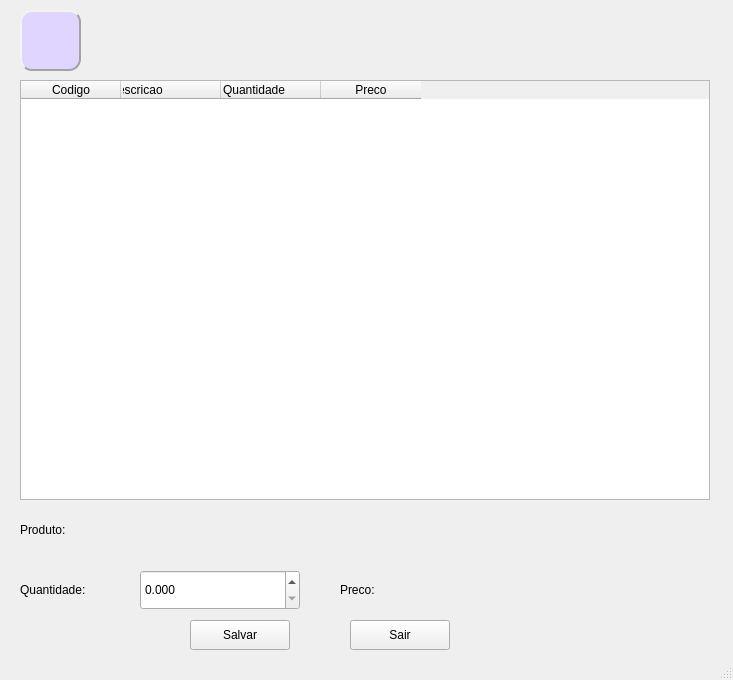
<?xml version="1.0" encoding="UTF-8"?>
<ui version="4.0">
 <class>MainWindow</class>
 <widget class="QMainWindow" name="MainWindow">
  <property name="geometry">
   <rect>
    <x>0</x>
    <y>0</y>
    <width>733</width>
    <height>680</height>
   </rect>
  </property>
  <property name="windowTitle">
   <string>MainWindow</string>
  </property>
  <property name="styleSheet">
   <string notr="true"/>
  </property>
  <widget class="QWidget" name="centralwidget">
   <widget class="QTableWidget" name="tableWidget">
    <property name="geometry">
     <rect>
      <x>20</x>
      <y>80</y>
      <width>690</width>
      <height>420</height>
     </rect>
    </property>
    <property name="styleSheet">
     <string notr="true">font: 700 13pt &quot;Courier&quot;;</string>
    </property>
    <attribute name="horizontalHeaderVisible">
     <bool>true</bool>
    </attribute>
    <attribute name="horizontalHeaderCascadingSectionResizes">
     <bool>false</bool>
    </attribute>
    <attribute name="verticalHeaderCascadingSectionResizes">
     <bool>true</bool>
    </attribute>
    <column>
     <property name="text">
      <string notr="true">Codigo</string>
     </property>
    </column>
    <column>
     <property name="text">
      <string>Descricao                     </string>
     </property>
    </column>
    <column>
     <property name="text">
      <string>Quantidade</string>
     </property>
     <property name="textAlignment">
      <set>AlignLeading|AlignVCenter</set>
     </property>
    </column>
    <column>
     <property name="text">
      <string>Preco</string>
     </property>
    </column>
   </widget>
   <widget class="QPushButton" name="bt_salvar">
    <property name="geometry">
     <rect>
      <x>190</x>
      <y>620</y>
      <width>100</width>
      <height>30</height>
     </rect>
    </property>
    <property name="styleSheet">
     <string notr="true"/>
    </property>
    <property name="text">
     <string>Salvar</string>
    </property>
   </widget>
   <widget class="QPushButton" name="bt_sair">
    <property name="geometry">
     <rect>
      <x>350</x>
      <y>620</y>
      <width>100</width>
      <height>30</height>
     </rect>
    </property>
    <property name="styleSheet">
     <string notr="true"/>
    </property>
    <property name="text">
     <string>Sair</string>
    </property>
   </widget>
   <widget class="QLabel" name="empresa">
    <property name="geometry">
     <rect>
      <x>20</x>
      <y>10</y>
      <width>61</width>
      <height>61</height>
     </rect>
    </property>
    <property name="styleSheet">
     <string notr="true">font: 81 10pt &quot;Rockwell Extra Bold&quot;;

background-color: rgb(223, 213, 255);

border-color: rgb(162, 162, 162);

border-style: Outset;
border-width: 2px;
border-radius: 12px;</string>
    </property>
    <property name="text">
     <string/>
    </property>
    <property name="pixmap">
     <pixmap>CADASTRO.png</pixmap>
    </property>
    <property name="scaledContents">
     <bool>true</bool>
    </property>
   </widget>
   <widget class="QLabel" name="label">
    <property name="geometry">
     <rect>
      <x>20</x>
      <y>510</y>
      <width>90</width>
      <height>40</height>
     </rect>
    </property>
    <property name="styleSheet">
     <string notr="true">font: 700 12pt &quot;Segoe UI&quot;;</string>
    </property>
    <property name="text">
     <string>Produto: </string>
    </property>
   </widget>
   <widget class="QLabel" name="produto">
    <property name="geometry">
     <rect>
      <x>140</x>
      <y>510</y>
      <width>480</width>
      <height>40</height>
     </rect>
    </property>
    <property name="text">
     <string/>
    </property>
   </widget>
   <widget class="QLabel" name="label_2">
    <property name="geometry">
     <rect>
      <x>20</x>
      <y>570</y>
      <width>90</width>
      <height>40</height>
     </rect>
    </property>
    <property name="styleSheet">
     <string notr="true">font: 700 12pt &quot;Segoe UI&quot;;</string>
    </property>
    <property name="text">
     <string>Quantidade:</string>
    </property>
   </widget>
   <widget class="QLabel" name="label_3">
    <property name="geometry">
     <rect>
      <x>340</x>
      <y>570</y>
      <width>80</width>
      <height>40</height>
     </rect>
    </property>
    <property name="styleSheet">
     <string notr="true">font: 700 12pt &quot;Segoe UI&quot;;</string>
    </property>
    <property name="text">
     <string>Preco:</string>
    </property>
   </widget>
   <widget class="QDoubleSpinBox" name="ds_quantidade">
    <property name="geometry">
     <rect>
      <x>140</x>
      <y>570</y>
      <width>160</width>
      <height>40</height>
     </rect>
    </property>
    <property name="layoutDirection">
     <enum>Qt::LeftToRight</enum>
    </property>
    <property name="buttonSymbols">
     <enum>QAbstractSpinBox::UpDownArrows</enum>
    </property>
    <property name="decimals">
     <number>3</number>
    </property>
    <property name="maximum">
     <double>99999.990000000005239</double>
    </property>
   </widget>
   <widget class="QLabel" name="preco">
    <property name="geometry">
     <rect>
      <x>430</x>
      <y>570</y>
      <width>160</width>
      <height>40</height>
     </rect>
    </property>
    <property name="styleSheet">
     <string notr="true">font: 700 12pt &quot;Segoe UI&quot;;</string>
    </property>
    <property name="text">
     <string/>
    </property>
    <property name="textFormat">
     <enum>Qt::PlainText</enum>
    </property>
   </widget>
  </widget>
  <widget class="QStatusBar" name="statusBar"/>
 </widget>
 <tabstops>
  <tabstop>bt_salvar</tabstop>
  <tabstop>bt_sair</tabstop>
  <tabstop>tableWidget</tabstop>
 </tabstops>
 <resources/>
 <connections/>
</ui>
